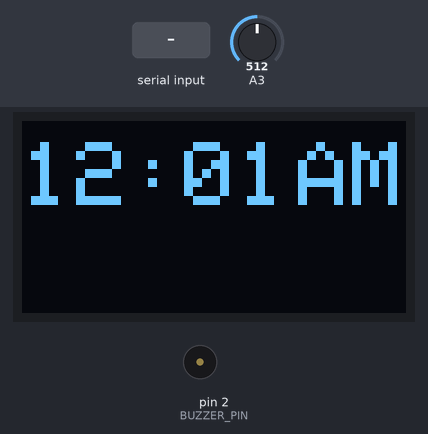
This sketch was run on a simulated Arduino Uno, built with avr-gcc and run on an emulated ATmega328P. Shown: 128×64 one-colour display, buzzer (waves = sounding, pin HIGH). The test bench sets the inputs (shaded band); at power-on: A3 = 512. EEPROM starts erased; what the sketch prints to the serial monitor is not drawn.

Above: at 1.2 s.
1.3 s: A3 set to 345
3.3 s: A3 set to 325
At 4.1 s:
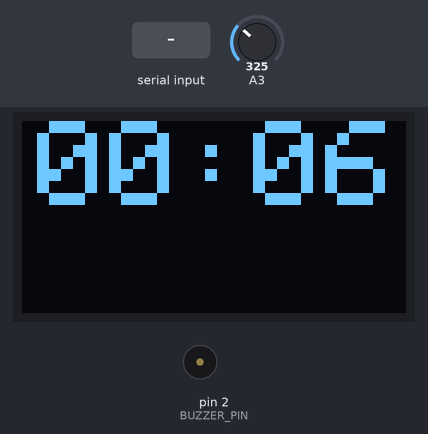
6.3 s: "s90\n" received over Serial
At 6.8 s:
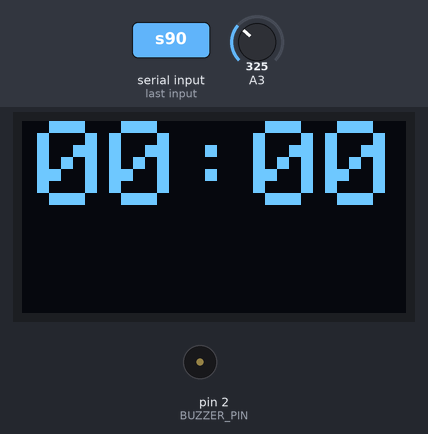
8.4 s: A3 set to 511
At 9.2 s:
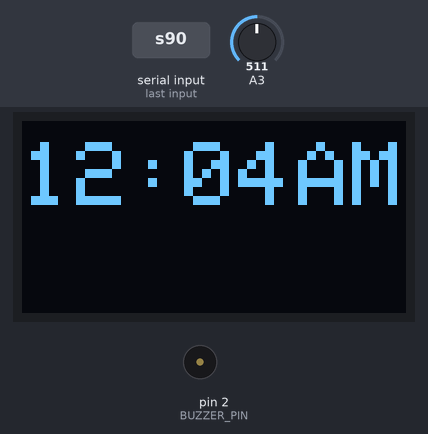
Timing chart, 0 to 11.4 s (numbered marks = the images above; inputs shaded):
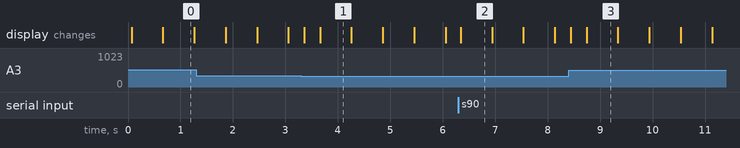

Measured:
- the behaviour switches between 336 and 335 on A3 (found by bisection; images 0 and 1)
- after the input at 3.3 s, the display: first changes after 0.06 s (image 1 shows a later state)
- after the input at 8.4 s, the display: first changes at once (image 3 shows a later state)
- what the display in image 0 shows lasts 0.6 s, from 0.7 s to 1.3 s

The sketch:

04_0074_0530.ino
```cpp
#include <TimerOne.h>
#include <EEPROM.h>
#include <Adafruit_GFX.h>
#include <Adafruit_SSD1306.h>
#define OLED_RESET-1
#define BUZZER_PIN 2
Adafruit_SSD1306 OLED(OLED_RESET);

int timeArr[3];
char timeToPrint[6];

int delayTime = 50;
unsigned long last=0;

int lastState = 0;
int inp = 0;
char messageR[20];
int mess=0;
int timerM[9];
int timerH[9];


void setup(){
  // Pin 13 has an LED connected on most Arduino boards
  Serial.begin(9600);
  OLED.begin(SSD1306_SWITCHCAPVCC,0x3C);
  while(!Serial) {
    ; // wait for serial port to connect. Needed for native USB port only
  }
  for(int i=0; i<3; i++){
    if(EEPROM.read(i)==255){
      timeArr[i] = 0;
    } else {
      timeArr[i] = EEPROM.read(i);
    }
  }
  for(int i=0; i<9; i++){
    if(EEPROM.read((2*i)+3)==255){
      timerM[i] = -1;
      timerH[i] = -1;
    } else {
      timerH[i] = EEPROM.read((2*i)+3);
      timerM[i] = EEPROM.read((2*i)+4);
    }
  }
  pinMode(BUZZER_PIN,OUTPUT);
  Timer1.initialize(10000);
  Timer1.attachInterrupt(addTime);
}
void loop(){
  if(get_axis()>335){
    inp = 1;
  } else {
    inp = 0;
  }
  if(inp != lastState){
    lastState = inp;
    toOLED();
  }
  if(timeArr[2]>=60){
    timeArr[1] += timeArr[2]/60;
    timeArr[2] = timeArr[2]%60;
    formatter(&timeArr[1], &timeArr[0]);
    checkTimer();
    toOLED();
  }
  if(millis()-last >= delayTime){
    getChar();
    last = millis();
  }
}
void addTime(){
  timeArr[2]++;
}

void formatter(int* mi, int* ho){
  if(*mi>=60){
    *ho += *mi/60;
    *mi = *mi%60;

  }
  if(*ho>=24){
    *ho = *ho%24;
  }
}

void intToChar(){
  int hourTemp = timeArr[0];
  int minTemp = timeArr[1];
  if(lastState == 1){
    if(hourTemp>12){
      hourTemp-=12;
    }
    if(hourTemp==0){
      hourTemp=12;
    }
  }
  if(minTemp<10){
    timeToPrint[3] = '0';
    timeToPrint[4] = minTemp + 48;
  } else {
    timeToPrint[3] = minTemp/10 + 48;
    timeToPrint[4] = minTemp%10 + 48;
  }
  if(hourTemp<10){
    timeToPrint[0] = '0';
    timeToPrint[1] = hourTemp + 48;
  } else {
    timeToPrint[0] = hourTemp/10 + 48;
    timeToPrint[1] = hourTemp%10 + 48;
  }
  timeToPrint[2] = ':';
  timeToPrint[5] = '\0';
}

void toOLED(){
  intToChar();
  Serial.println(timeToPrint);
  OLED.clearDisplay();
  OLED.setTextColor(WHITE);
  if(lastState == 0){
    OLED.setTextSize(4);
    OLED.setCursor(5,0);
    OLED.println(timeToPrint);
  } else {
    OLED.setTextSize(3);
    OLED.setCursor(0,7);
    OLED.println(timeToPrint);
    OLED.setCursor(92,7);
    if(timeArr[0]<12){
      OLED.println("AM");
    } else {
      OLED.println("PM");
    }
  }


  OLED.display();
}

void getChar() {
  while (Serial.available() > 0) {
    char inByte = Serial.read();
    if (inByte != '\n') {
      messageR[mess] = (char)inByte;
      mess++;
    } else {
      messageR[mess] = '\0';
      mess = 0;
    }
  }
  Serial.print(messageR);
  if(messageR[0] == 's'){
    setTime();
    saveData();
  }
  if(messageR[0] == 'a'){
    addToTimer();
  }
  messageR[0] = '\0';
}

void addToTimer(){
  int inp[3] = {-1,0,0}, i=2, digit=0;
  if(messageR[i]>57 || messageR[i]<49 || messageR[i+1]!= ' '){
    return;
  }
  inp[0] = messageR[i]-49;

  i+=2;
  while(messageR[i]!='.' && digit<3 && messageR[i]!='\0'){
    if(messageR[i]>57 || messageR[i]<48){
    return;
    }
    inp[1]+=messageR[i]-48;
    inp[1]*=10;
    digit++;
    i++;
  }
  inp[1]/=10;

  i++;
  digit = 0;
  while(messageR[i]!='\0' && digit<3 && messageR[i]!='\0'){
    if(messageR[i]>57 || messageR[i]<48){
    return;
    }
    inp[2]+=messageR[i]-48;
    inp[2]*=10;
    digit++;
    i++;
  }
  inp[2]/=10;
  if(inp[1]<24 && inp[2]<60){
    timerH[inp[0]] = inp[1];
    timerM[inp[0]] = inp[2];
    Serial.println("Add timer success");
  }
}

void setTime(){
  int inp[2] = {0,0}, i=2, digit=0;

  while(messageR[i]!='.' && digit<3 && messageR[i]!='\0'){
    if(messageR[i]>57 || messageR[i]<48){
    return;
    }
    inp[0]+=messageR[i]-48;
    inp[0]*=10;
    digit++;
    i++;
  }
  inp[0]/=10;

  i++;
  digit = 0;
  while(messageR[i]!='\0' && digit<3 && messageR[i]!='\0'){
    if(messageR[i]>57 || messageR[i]<48){
    return;
    }
    inp[1]+=messageR[i]-48;
    inp[1]*=10;
    digit++;
    i++;
  }

  inp[1]/=10;

  if(inp[0]<24 && inp[1]<60){
    timeArr[0] = inp[0];
    timeArr[1] = inp[1];
    timeArr[2] = 0;
    toOLED();
    Serial.println("Set time success");
  }
}

int checkTimer(){
  for(int i=0; i<9; i++){
    if(timeArr[1]==timerM[i] && timeArr[0]==timerH[i]){
      tone(BUZZER_PIN, 800, 100000);
      timerM[i] = -1;
      timerH[i] = -1;
    }
  }
}

void saveData(){
  for(int i=0; i<3; i++){
    EEPROM.write(i, timeArr[i]);
  }
  for(int i=0; i<9; i++){
    EEPROM.write((2*i)+3, timerH[i]);
    EEPROM.write((2*i)+4, timerM[i]);
  }
  Serial.println("Save data success");
}
int buffer[16];
int buffer_pos = 0;
int get_axis() {
  delay(1);
  buffer[buffer_pos] = analogRead(A3);
  buffer_pos = (buffer_pos+1) % 16;
  long sum = 0;
  for (unsigned int i = 0; i < 16; i++)
    sum += buffer[i];
  return round(sum / 16);
}
```
